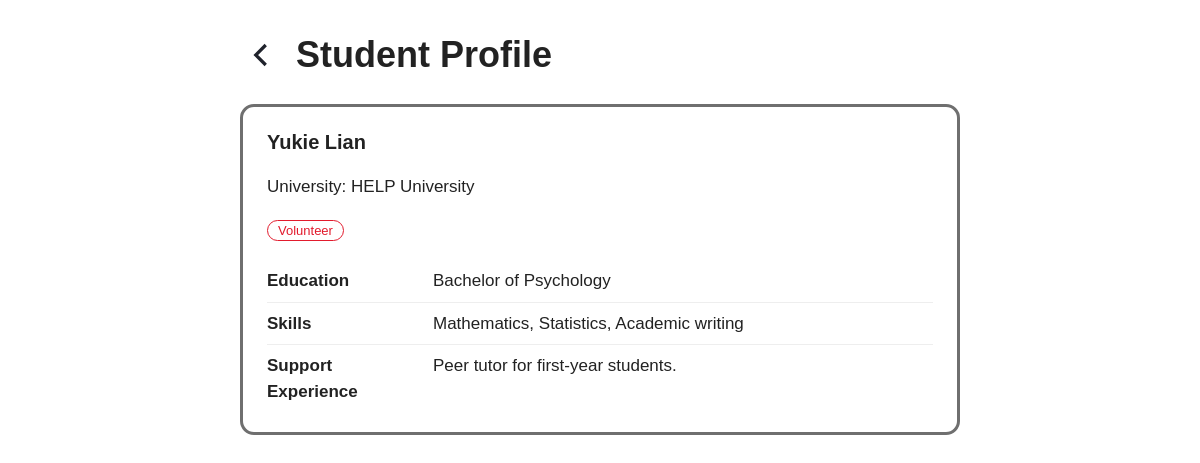
Page /backend/profile_management/public_profile.php?id=1 (signed in) on the earlier database version.
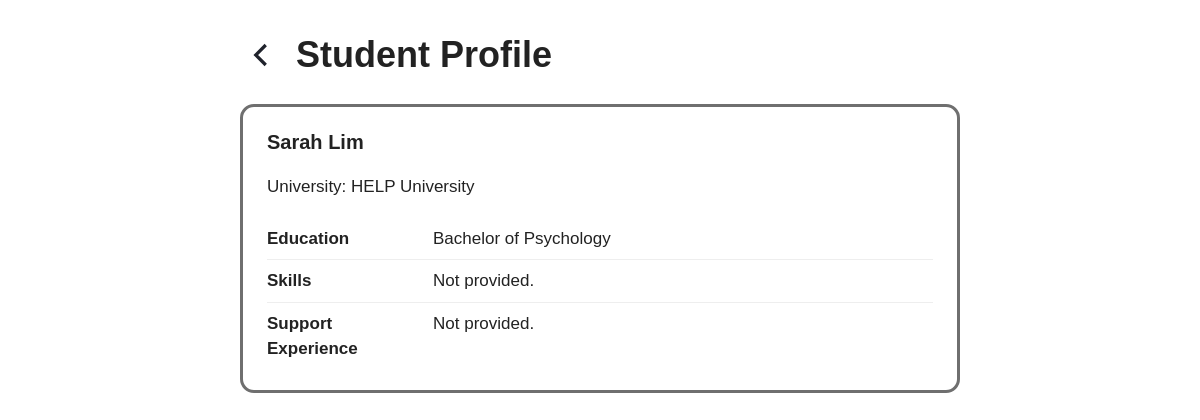
Same page on the later database version.
### tables this page shows
CREATE TABLE `users` (
  `id` int(11) NOT NULL AUTO_INCREMENT,
  `email` varchar(150) NOT NULL,
  `full_name` varchar(100) NOT NULL,
  `university_name` varchar(100) NOT NULL,
  `password_hash` varchar(255) NOT NULL,
  `picture_url` varchar(255) DEFAULT NULL,
  `cover_photo_url` varchar(255) DEFAULT NULL,
  `volunteer_picture_url` varchar(255) DEFAULT NULL,
  `volunteer_cover_photo_url` varchar(255) DEFAULT NULL,
  `education` varchar(500) DEFAULT NULL,
  `skills` varchar(500) DEFAULT NULL,
  `support_experience` varchar(1000) DEFAULT NULL,
  `tfa_code` varchar(255) DEFAULT NULL,
  `tfa_expiry` datetime DEFAULT NULL,
  `failed_attempts` int(11) NOT NULL DEFAULT 0,
  `locked_until` datetime DEFAULT NULL,
  `remember_token_hash` char(64) DEFAULT NULL,
  `remember_expires` datetime DEFAULT NULL,
  `reset_code` varchar(6) DEFAULT NULL,
  `reset_expiry` datetime DEFAULT NULL,
  `is_volunteer` char(1) NOT NULL DEFAULT 'N',
  `is_active` char(1) NOT NULL DEFAULT 'N',
  `created_at` datetime NOT NULL DEFAULT current_timestamp(),
  PRIMARY KEY (`id`),
  UNIQUE KEY `uq_users_email` (`email`)
);

### backend/general/account_functions.php (called while the page is built, shortened)
<?php
function e($value): string {
    return htmlspecialchars((string)$value, ENT_QUOTES, 'UTF-8');
}
?>

### backend/profile_management/public_profile.php (the view, shortened to what this page needs)
<?php
require_once dirname(__DIR__) . '/general/account_functions.php';
require_once dirname(__DIR__) . '/general/card_template.php';
$id = (int)($_GET['id'] ?? 0);
$stmt = $pdo->prepare('SELECT id, full_name, email, university_name, picture_url, education, skills, support_experience, is_volunteer FROM users WHERE id = ?');
$stmt->execute([$id]);
$user = $stmt->fetch();
?>
<!DOCTYPE html>
<html lang="en">
<head>
    <link rel="stylesheet" href="<?= BASE_URL ?>/frontend/css/style.css">
</head>
<body>
<div class="page">
    <?= renderPageHeading('Student Profile', BASE_URL . '/profile.php', 'Back to profile') ?>
    <div class="detail-card">
        <h2><?= e($user['full_name']) ?></h2>
        <p class="meta">University: <?= e($user['university_name']) ?></p>
        <?php if ($user['is_volunteer'] === 'Y'): ?><span class="role-tag">Volunteer</span><?php endif; ?>
        <dl class="detail-list" style="margin-top:18px;">
            <div class="detail-row"><dt>Education</dt><dd><?= nl2br(e($user['education'] ?: 'Not provided.')) ?></dd></div>
            <div class="detail-row"><dt>Skills</dt><dd><?= nl2br(e($user['skills'] ?: 'Not provided.')) ?></dd></div>
            <div class="detail-row"><dt>Support Experience</dt><dd><?= nl2br(e($user['support_experience'] ?: 'Not provided.')) ?></dd></div>
        </dl>
    </div>
</div>
</body>
</html>

### backend/general/card_template.php (shortened to what this page needs)
<?php
function cardIcon(string $name): string
{
    return CARD_ICONS[$name] ?? '';
}
function renderPageHeading(string $title, string $backHref, string $backLabel): string
{
    $backLabel = htmlspecialchars($backLabel);
    return '<div class="page-heading">'
         . '<a class="back-link" href="' . htmlspecialchars($backHref) . '" title="' . $backLabel . '" aria-label="' . $backLabel . '">' . cardIcon('back') . '</a>'
         . '<h1 class="page-title">' . htmlspecialchars($title) . '</h1>'
         . '</div>';
}

### frontend/css/style.css (style rules this page uses)
:root { --red: #e21b2d; --red-dark: #c41225; --red-light: #fff0f1; --text: #222222; --muted: #6b6b6b; --border: #e3d5d5; --bg: #ffffff; --success: #2e7d32; --radius: 6px; }
* { box-sizing: border-box; }
body { margin: 0; font-family: Arial, Helvetica, sans-serif; font-size: 17px; color: var(--text); background: var(--bg); line-height: 1.5; }
.page { max-width: 760px; margin: 0 auto; padding: 28px 20px 60px; }
h1 { font-size: 26px; margin: 0 0 8px; }
h2 { font-size: 20px; margin: 0 0 12px; }
.page-title { text-align: center; font-size: 36px; font-weight: 800; margin: 0 0 24px; }
.page-heading { display: flex; align-items: center; gap: 12px; margin-bottom: 22px; }
.page-heading .page-title, .layout .page-heading .page-title { width: auto; margin: 0; text-align: left; }
.back-link { display: inline-flex; align-items: center; justify-content: center; flex-shrink: 0; width: 44px; height: 44px; border-radius: 50%; color: #20232c; }
.back-link svg { width: 30px; height: 30px; }
.detail-card { background: #fff; border: 3px solid #6f6f6f; border-radius: 14px; padding: 20px 24px; }
.detail-list { margin: 0; }
.detail-row { display: flex; gap: 16px; padding: 8px 0; border-bottom: 1px solid #eeeeee; }
.detail-row:last-child { border-bottom: none; }
.detail-row dt { width: 150px; flex-shrink: 0; font-weight: bold; }
.detail-row dd { margin: 0; overflow-wrap: anywhere; }
.role-tag { font-size: 13px; color: var(--red); border: 1px solid var(--red); border-radius: 999px; padding: 2px 10px; }

Differences in the rows shown:
changed users "HELP University": full_name "Yukie Lian" → "Sarah Lim"; skills "Mathematics, Statistics, Academic writing" → "Not provided."; support_experience "Peer tutor for first-year students." → "Not provided."; is_volunteer "Y" → "N" (drawn)
Other differences:
text no longer shown: "Volunteer"
